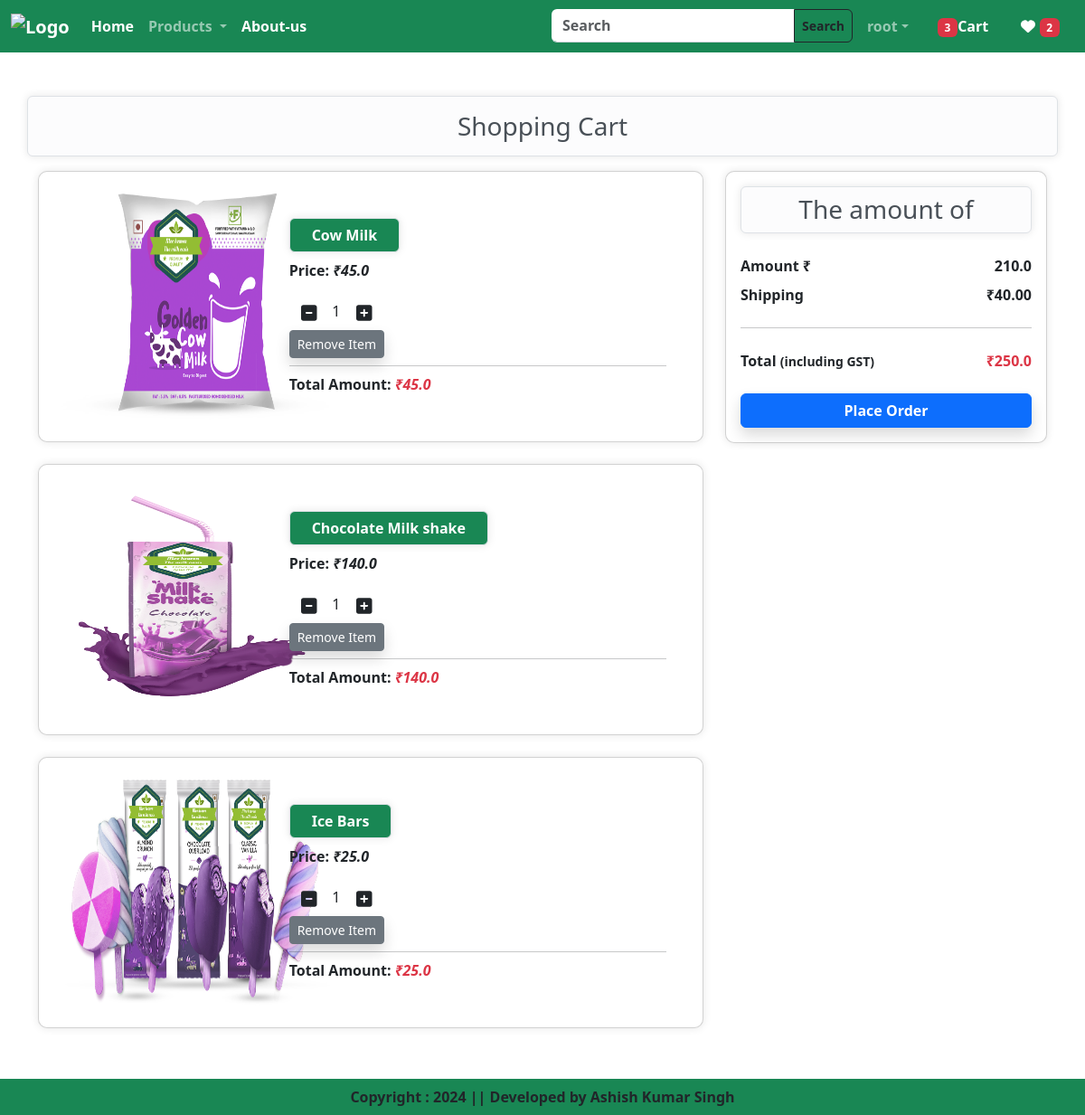
The app's page /cart/ (signed in) with its own data.
### app/models.py (models this page shows, shortened)
class Cart(models.Model):
    user = models.ForeignKey(User,on_delete=models.CASCADE)
    product = models.ForeignKey(Product,on_delete=models.CASCADE)
    quantity = models.PositiveIntegerField(default=1)
    @property
    def total_cost(self):
        return self.quantity * self.product.discounted_price

class Product(models.Model):
    title = models.CharField(max_length=100)
    selling_price = models.FloatField()
    discounted_price = models.FloatField()
    description = models.TextField()
    composition = models.TextField(default="")
    prodapp = models.TextField(default="")
    category = models.CharField(choices=CATEGORY_CHOICES,max_length=2)
    product_image = models.ImageField(upload_to='product')

### app/views.py (the view)
# urls.py: path('cart/',views.show_cart,name="showcart"),
@login_required
def show_cart(request):
    user = request.user
    cart = Cart.objects.filter(user=user)
    amount = 0
    for p in cart:
        value = p.quantity * p.product.discounted_price
        amount = amount + value
    totalamount = amount + 40
    wishItem=0
    totalItem = 0
    if request.user.is_authenticated:
        totalItem = len(Cart.objects.filter(user=request.user))
        wishItem = len(Wishlist.objects.filter(user=request.user))
    return render(request,'app/addtocart.html',locals())

### app/templates/app/addtocart.html (shortened to what this page needs)
{% extends "app/base.html" %}
{% load static %}
{% block main-content %}
<div class="container my-5">
    <div class="row">
        {% if cart %}
        <h3 class="alert alert-light border rounded text-center shadow_container"> Shopping Cart</h3>
        <div class="col-sm-8">
            {% for item in cart %}
            <div class="card shadow_container mb-4 p-4">
                <div class="row no-gutters d-flex align-items-center">
                    <div class="col-md-4 text-center">
                        <img class="card-img" src="{{ item.product.product_image.url }}" alt="{{ item.product.title }}" style="height: 250px; width: 300px;">
                    </div>
                    <div class="col-md-8">
                        <div class="card-body">
                            <h5 class="border rounded text-center shadow_container btn btn-success px-4 fw-bold">{{item.product.title}}</h5>
                            <p class="card-text"><strong>Price:</strong><span class="fst-italic fw-bolder"  class="fst-italic fw-bolder"> ₹{{item.product.discounted_price}}</span></p>
                          <div>
                            <a class="minus-cart btn" pid="{{item.product.id}}"><i class="fas  fa-minus-square fa-lg"></i></a>
                            <span id="quantity">{{item.quantity}}</span>
                            <a class="plus-cart btn" pid="{{item.product.id}}"><i class="fas  fa-plus-square fa-lg"></i></a>
                        </div>
                        <div class="d-flex justify-content-between">
                            <a href="#" class="remove-cart btn btn-sm btn-secondary shadow mr-3" pid="{{item.product.id}}">Remove Item</a>
                        </div>
                        <hr class="my-2">
                        <p class="card-text"><strong>Total Amount: </strong><span  class="fst-italic fw-bolder text-danger"> ₹{{item.total_cost}}</span></p>
                        </div>
                    </div>
                </div>
            </div>
                {% endfor %}
        </div>
        <div class="col-sm-4">
            <div class="card shadow_container fw-bold">
                <div class="card-body">
                    <h3 class="alert alert-light border rounded text-center shadow_container p-2">The amount of</h3>
                    <ul class="list-group">
                        <li class="list-group-item d-flex justify-content-between align-items-center border-0 px-0 pb-0">Amount ₹<span id="amount"> {{amount}}</span></li>
                        <li class="list-group-item d-flex justify-content-between align-items-center border-0 px-0">Shipping <span> ₹40.00</span></li><hr>
                        <li class="list-group-item d-flex justify-content-between align-items-center border-0 px-0 mb-3">
                            <div>
                                <strong>
                                    Total
                                </strong> <small>(including GST)</small>
                            </div>
                            <span id="totalamount"><strong class="text-danger"> ₹{{totalamount}}</strong></span>
                        </li>
                    </ul>
                    <div class="d-grid"><a href="{% url 'checkout' %}" class="btn btn-primary shadow fw-bold">Place Order</a></div>
                </div>
            </div>
        </div>
        {% else %}
        <h3 class="alert alert-light border rounded text-center shadow_container">Cart is Empty</h3>
        {% endif %}
    </div>
</div>
<br>
{% endblock main-content %}

### app/templates/app/base.html (shortened to what this page needs)
<!doctype html>
{% load static %}
<html lang="en">
  <head>
    <link href="https://cdn.jsdelivr.net/npm/bootstrap@5.3.3/dist/css/bootstrap.min.css" rel="stylesheet">
    <link rel = "stylesheet" href = "{% static 'app/css/owl.carousel.min.css' %}">
    <link rel = "stylesheet" href = "{% static 'app/css/all.min.css' %}">
    <link rel = "stylesheet" href = "{% static 'app/css/style.css' %}">
    <link rel="stylesheet" href="https://cdnjs.cloudflare.com/ajax/libs/font-awesome/6.0.0-beta3/css/all.min.css">
  </head>
  <body>
    <nav class="navbar navbar-expand-lg navbar-dark bg-success">
      <div class="container-fluid fw-bold">
        <a class="navbar-brand" href="/">
          <img src="{% static 'app/images/logo2.png' %}" alt="Logo" width="200" height="100"></a>
        <div class="collapse navbar-collapse" id="navbarSupportedContent">
          <ul class="navbar-nav me-auto mb-2 mb-lg-0">
            {% if request.user.is_authenticated %}
            <li class="nav-item">
              <a class="nav-link active" aria-current="page" href="/">Home</a>
            </li>
            <li class="nav-item dropdown">
              <a class="nav-link dropdown-toggle" href="#" role="button" data-bs-toggle="dropdown" aria-expanded="false">
                Products
              </a>
            <li class="nav-item">
              <a class="nav-link text-white" href="{% url 'about' %}">About-us</a>
            </li>
          </ul>
          <form class="d-flex" role="search" action="/search/">
            <div class="input-group">
              <input class="form-control rounded-start fw-bold" type="search" placeholder="Search" aria-label="Search" name="search" style="length:1000px;">
              <button class="btn btn-outline-dark fw-bold btn-sm rounded-end" type="submit">Search</button>
            </div>
          </form>
        </div>
        <ul class="navbar-nav me-auto mb-2 mb-lg-0">
          <li class="nav-item dropdown mx-2">
            <a class="nav-link dropdown-toggle" href="#" role="button" data-bs-toggle="dropdown" aria-expanded="false">{{request.user}}</a>
          </li>
          <li class="nav-item mx-2">
            <a class="nav-link text-white" href="{% url 'showcart' %}"><span class="badge bg-danger">{% if totalItem > 0 %}{{totalItem}}{% endif %}</span>Cart&nbsp;</a>
          </li>
          <li class="nav-item mx-2">
            <a class="nav-link text-white" href="{% url 'wishlists' %}"><i class="fa fa-heart"></i> <span class="badge bg-danger">{% if wishItem > 0 %}{{wishItem}}{% endif %}</span></a>
          </li>
          {% else %}
          <li class="nav-item mx-2">
            <p class="nav-link text-white"><a style="text-decoration:none;color:white;"  href="{% url 'login' %}">Login</a>/<a style="text-decoration:none;color:white;" href="{% url 'customer-registration' %}">Register</a></p>
          </li>
          {% endif %}
        </ul>
      </div>
    </nav>
    {% block main-content %}{% endblock main-content %}
<footer class="container-fluid fixed-bottom bg-success text-center p-2 mt-5 fw-bold">
  Copyright : 2024 || Developed by Ashish Kumar Singh
</footer>
  </body>
</html>

### app/static/app/css/style.css (style rules this page uses)
body { margin: 0; overflow-x: hidden; }
.shadow_container { box-shadow: 0 0 10px rgba(0,0,0,0.1); border-radius: 10px; }
.form-control { border: none; border-bottom: 1px solid #ced4da; border-radius: 0; box-shadow: none; padding: 0.375rem 0.75rem; }

### records on screen
Cart: product.product_image (picture), product "Cow Milk", product.discounted_price "45.0", quantity "1", total_cost "45.0"
Cart: product.product_image (picture), product "Chocolate Milk shake", product.discounted_price "140.0", quantity "1", total_cost "140.0"
Cart: product.product_image (picture), product "Ice Bars", product.discounted_price "25.0", quantity "1", total_cost "25.0"

### other values on screen
{{ request.user }} "root"
{{ totalItem }} "3"
{{ wishItem }} "2"
{{ amount }} "210.0"
{{ totalamount }} "250.0"
